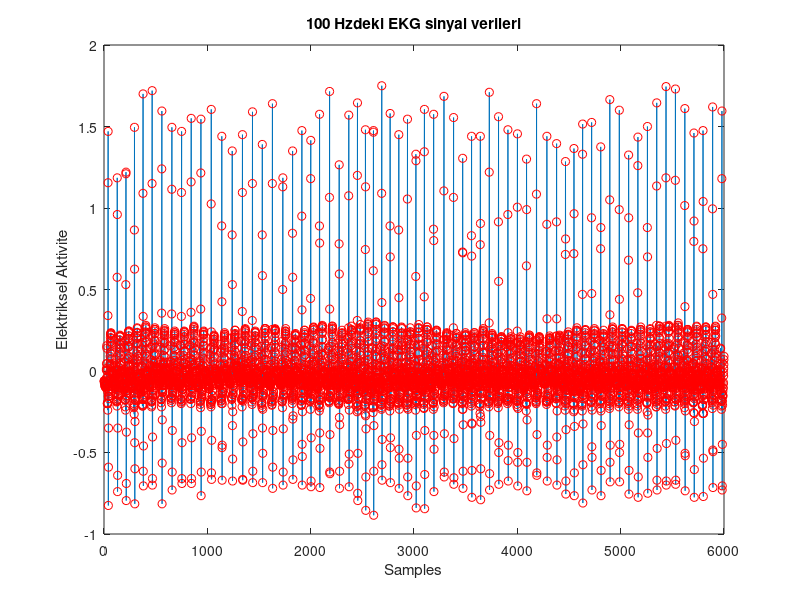

This chart was generated by the following MATLAB code:
sig = load('ecg.txt');
plot(sig)
xlabel('Samples');
ylabel('Elektriksel Aktivite');
title('100 Hzdeki EKG sinyal verileri');
hold on
plot(sig,'ro')
edit